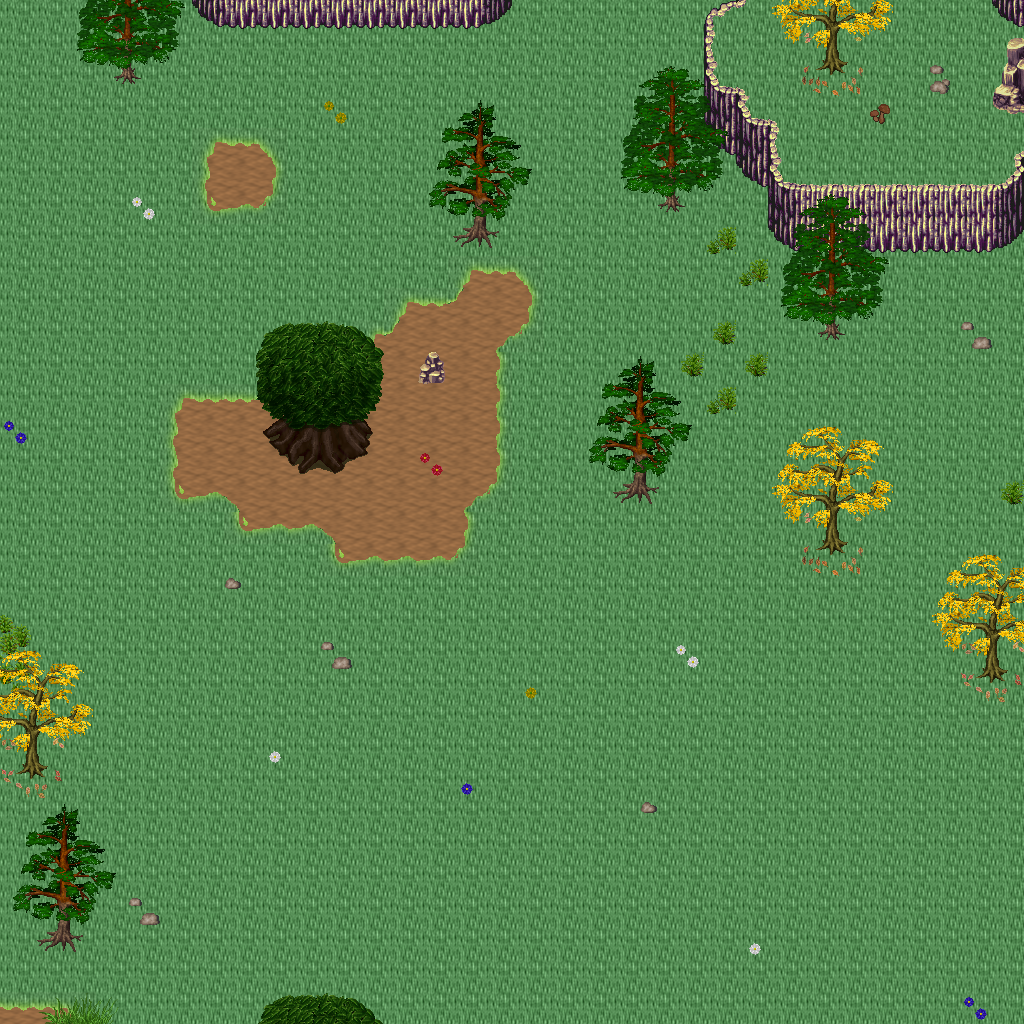

Below is a game level as drawn by its tile map, then a one-line description and the .tmx that defines it (tile-layer data replaced by summaries):
An orthogonal 32x32 tile map with 32x32 px tiles, 5 tile layers (Ground, Objects, Objects2, Above, ...), 1 hidden layer not drawn, 33 tilesets.

<map version="1.10" tiledversion="1.11.0" orientation="orthogonal" renderorder="right-down" width="32" height="32" tilewidth="32" tileheight="32" infinite="0" nextlayerid="11" nextobjectid="1">
 <tileset firstgid="1" name="logic_collision" tilewidth="32" tileheight="32" tilecount="1" columns="1">
  <image source="../drawable/logic_collision.png" width="32" height="32" />
 </tileset>
 <tileset firstgid="2" name="ground_ground" tilewidth="32" tileheight="32" tilecount="33" columns="3">
  <image source="../drawable/ground_ground.png" width="96" height="352" />
 </tileset>
 <tileset firstgid="35" name="building_house_3" tilewidth="32" tileheight="32" tilecount="48" columns="6">
  <image source="../drawable/building_house_3.png" width="192" height="256" />
 </tileset>
 <tileset firstgid="83" name="building_house_chalet" tilewidth="32" tileheight="32" tilecount="56" columns="7">
  <image source="../drawable/building_house_chalet.png" width="224" height="256" />
 </tileset>
 <tileset firstgid="139" name="terrain_grassland" tilewidth="32" tileheight="32" tilecount="88" columns="8">
  <image source="../drawable/terrain_grassland.png" width="256" height="352" />
 </tileset>
 <tileset firstgid="227" name="ground_grass_edges" tilewidth="32" tileheight="32" tilecount="36" columns="12">
  <image source="../drawable/ground_grass_edges.png" width="384" height="96" />
 </tileset>
 <tileset firstgid="263" name="ground_grass_corners" tilewidth="32" tileheight="32" tilecount="24" columns="6">
  <image source="../drawable/ground_grass_corners.png" width="192" height="128" />
 </tileset>
 <tileset firstgid="287" name="ground_grass_2" tilewidth="32" tileheight="32" tilecount="21" columns="3">
  <image source="../drawable/ground_grass_2.png" width="96" height="224" />
 </tileset>
 <tileset firstgid="308" name="plant_tree_fall_trees" tilewidth="32" tileheight="32" tilecount="40" columns="8">
  <image source="../drawable/plant_tree_fall_trees.png" width="256" height="160" />
 </tileset>
 <tileset firstgid="348" name="plant_tree_pine_tree" tilewidth="32" tileheight="32" tilecount="20" columns="4">
  <image source="../drawable/plant_tree_pine_tree.png" width="128" height="160" />
 </tileset>
 <tileset firstgid="368" name="plant_tree_pine_tree_1" tilewidth="32" tileheight="32" tilecount="20" columns="4">
  <image source="../drawable/plant_tree_pine_tree_1.png" width="128" height="160" />
 </tileset>
 <tileset firstgid="388" name="plant_tree_tree_darkgreen" tilewidth="32" tileheight="32" tilecount="88" columns="8">
  <image source="../drawable/plant_tree_tree_darkgreen.png" width="256" height="352" />
 </tileset>
 <tileset firstgid="476" name="plant_tree_evergreen" tilewidth="32" tileheight="32" tilecount="36" columns="3">
  <image source="../drawable/plant_tree_evergreen.png" width="96" height="384" />
 </tileset>
 <tileset firstgid="512" name="plant_tree_dead_tree_3" tilewidth="32" tileheight="32" tilecount="16" columns="4">
  <image source="../drawable/plant_tree_dead_tree_3.png" width="128" height="128" />
 </tileset>
 <tileset firstgid="528" name="plant_stump_hollow_logs" tilewidth="32" tileheight="32" tilecount="6" columns="3">
  <image source="../drawable/plant_stump_hollow_logs.png" width="96" height="64" />
 </tileset>
 <tileset firstgid="534" name="plant_stump_stump_purple" tilewidth="32" tileheight="32" tilecount="4" columns="2">
  <image source="../drawable/plant_stump_stump_purple.png" width="64" height="64" />
 </tileset>
 <tileset firstgid="538" name="plant_leaves" tilewidth="32" tileheight="32" tilecount="8" columns="4">
  <image source="../drawable/plant_leaves.png" width="128" height="64" />
 </tileset>
 <tileset firstgid="546" name="building_door_brown_door" tilewidth="32" tileheight="32" tilecount="3" columns="1">
  <image source="../drawable/building_door_brown_door.png" width="32" height="96" />
 </tileset>
 <tileset firstgid="549" name="item_pot_barrel_with_flower" tilewidth="32" tileheight="32" tilecount="2" columns="2">
  <image source="../drawable/item_pot_barrel_with_flower.png" width="64" height="32" />
 </tileset>
 <tileset firstgid="551" name="ground_rock_pebbles" tilewidth="32" tileheight="32" tilecount="3" columns="1">
  <image source="../drawable/ground_rock_pebbles.png" width="32" height="96" />
 </tileset>
 <tileset firstgid="554" name="plant_mushroom3" tilewidth="32" tileheight="32" tilecount="2" columns="2">
  <image source="../drawable/plant_mushroom3.png" width="64" height="32" />
 </tileset>
 <tileset firstgid="556" name="plant_bush_large_green" tilewidth="32" tileheight="32" tilecount="9" columns="3">
  <image source="../drawable/plant_bush_large_green.png" width="96" height="96" />
 </tileset>
 <tileset firstgid="565" name="plant_flower_daisy_blue" tilewidth="32" tileheight="32" tilecount="8" columns="2">
  <image source="../drawable/plant_flower_daisy_blue.png" width="64" height="128" />
 </tileset>
 <tileset firstgid="573" name="plant_flower_daisy_red" tilewidth="32" tileheight="32" tilecount="8" columns="2">
  <image source="../drawable/plant_flower_daisy_red.png" width="64" height="128" />
 </tileset>
 <tileset firstgid="581" name="plant_flower_daisy_white" tilewidth="32" tileheight="32" tilecount="8" columns="2">
  <image source="../drawable/plant_flower_daisy_white.png" width="64" height="128" />
 </tileset>
 <tileset firstgid="589" name="plant_flower_daisy_yellow" tilewidth="32" tileheight="32" tilecount="8" columns="2">
  <image source="../drawable/plant_flower_daisy_yellow.png" width="64" height="128" />
 </tileset>
 <tileset firstgid="597" name="plant_flower_stone_edge_beds" tilewidth="32" tileheight="32" tilecount="24" columns="8">
  <image source="../drawable/plant_flower_stone_edge_beds.png" width="256" height="96" />
 </tileset>
 <tileset firstgid="621" name="logic_creature_human_evil" tilewidth="32" tileheight="32" tilecount="16" columns="8">
  <image source="../drawable/logic_creature_human_evil.png" width="256" height="64" />
 </tileset>
 <tileset firstgid="637" name="logic_creature_animal" tilewidth="32" tileheight="32" tilecount="32" columns="8">
  <image source="../drawable/logic_creature_animal.png" width="256" height="128" />
 </tileset>
 <tileset firstgid="669" name="ground_tall_grass" tilewidth="32" tileheight="32" tilecount="15" columns="5">
  <image source="../drawable/ground_tall_grass.png" width="160" height="96" />
 </tileset>
 <tileset firstgid="684" name="logic_creature_reptile" tilewidth="32" tileheight="32" tilecount="7" columns="7">
  <image source="../drawable/logic_creature_reptile.png" width="224" height="32" />
 </tileset>
 <tileset firstgid="691" name="logic_creature_fowl" tilewidth="32" tileheight="32" tilecount="6" columns="6">
  <image source="../drawable/logic_creature_fowl.png" width="192" height="32" />
 </tileset>
 <tileset firstgid="697" name="object_stone_well" tilewidth="32" tileheight="32" tilecount="6" columns="2">
  <image source="../drawable/object_stone_well.png" width="64" height="96" />
 </tileset>
 <layer id="1" name="Ground" width="32" height="32">
  <data>[1024 cells, 1024 non-empty, 2 distinct tile ids]</data>
 </layer>
 <layer id="2" name="Objects" width="32" height="32">
  <data>[1024 cells, 119 non-empty, 32 distinct tile ids]</data>
 </layer>
 <layer id="3" name="Objects2" width="32" height="32">
  <data>[1024 cells, 58 non-empty, 38 distinct tile ids]</data>
 </layer>
 <layer id="4" name="Above" width="32" height="32">
  <data>[1024 cells, 95 non-empty, 35 distinct tile ids]</data>
 </layer>
 <layer id="5" name="Above2" width="32" height="32">
  <data>[1024 cells, 52 non-empty, 28 distinct tile ids]</data>
 </layer>
 <layer id="6" name="Walkable" width="32" height="32" visible="0">
  <data>[1024 cells, 103 non-empty, 1 distinct tile ids]</data>
 </layer>
 <objectgroup id="7" name="Mapevents" />
 <objectgroup id="8" name="Spawn" />
 <objectgroup id="9" name="Keys" />
 <objectgroup id="10" name="Replace" />
</map>
